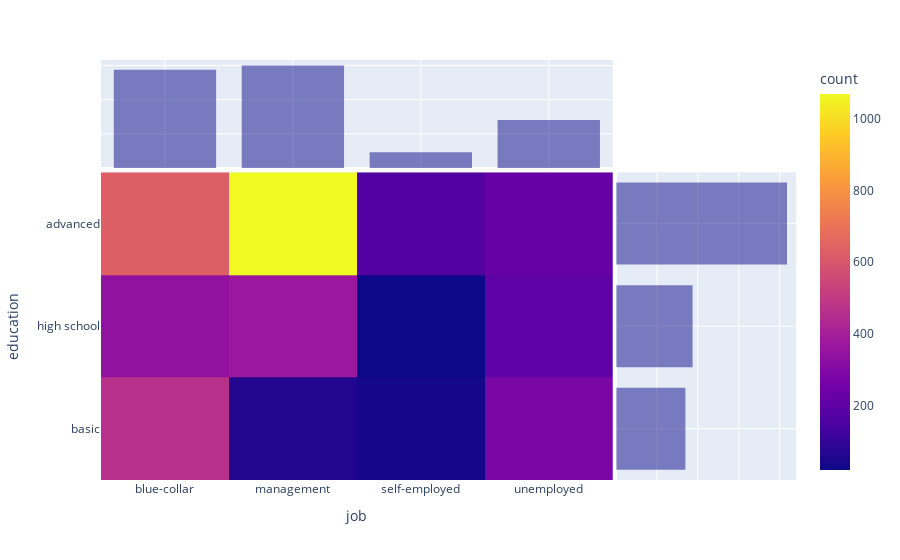

The notebook cell this image was saved under:
### Code cell
px.density_heatmap(bankData[bankData['y']==True], x="job", y="education", marginal_x="histogram", marginal_y="histogram")

### Figure 1 — Plotly figure (JSON) as saved in the notebook; plotly's stock layout.template omitted (floating-point values rounded to 4 significant figures; data arrays with more than 128 entries replaced by an {"elided": "..."} marker saying what was removed)
{"data": [{"coloraxis": "coloraxis", "hovertemplate": "job=%{x}<br>education=%{y}<br>count=%{z}<extra></extra>", "name": "", "type": "histogram2d", "x": {"elided": "3873 str values"}, "xaxis": "x", "xbingroup": "x", "y": {"elided": "3873 str values"}, "yaxis": "y", "ybingroup": "y"}, {"alignmentgroup": "True", "bingroup": "x", "hovertemplate": "job=%{x}<br>count=%{y}<extra></extra>", "legendgroup": "", "marker": {"color": "#0d0887"}, "name": "", "offsetgroup": "", "opacity": 0.5, "showlegend": false, "type": "histogram", "x": {"elided": "3873 str values"}, "xaxis": "x3", "yaxis": "y3"}, {"alignmentgroup": "True", "bingroup": "y", "hovertemplate": "education=%{y}<br>count=%{x}<extra></extra>", "legendgroup": "", "marker": {"color": "#0d0887"}, "name": "", "offsetgroup": "", "opacity": 0.5, "showlegend": false, "type": "histogram", "xaxis": "x2", "y": {"elided": "3873 str values"}, "yaxis": "y2"}], "layout": {"barmode": "overlay", "coloraxis": {"colorbar": {"title": {"text": "count"}}, "colorscale": [[0, "#0d0887"], [0.1111, "#46039f"], [0.2222, "#7201a8"], [0.3333, "#9c179e"], [0.4444, "#bd3786"], [0.5556, "#d8576b"], [0.6667, "#ed7953"], [0.7778, "#fb9f3a"], [0.8889, "#fdca26"], [1, "#f0f921"]]}, "legend": {"tracegroupgap": 0}, "margin": {"t": 60}, "xaxis": {"anchor": "y", "domain": [0, 0.7363], "title": {"text": "job"}}, "xaxis2": {"anchor": "y2", "domain": [0.7413, 1], "matches": "x2", "showgrid": true, "showline": false, "showticklabels": false, "ticks": ""}, "xaxis3": {"anchor": "y3", "domain": [0, 0.7363], "matches": "x", "showgrid": true, "showticklabels": false}, "xaxis4": {"anchor": "y4", "domain": [0.7413, 1], "matches": "x2", "showgrid": true, "showline": false, "showticklabels": false, "ticks": ""}, "yaxis": {"anchor": "x", "domain": [0, 0.7326], "title": {"text": "education"}}, "yaxis2": {"anchor": "x2", "domain": [0, 0.7326], "matches": "y", "showgrid": true, "showticklabels": false}, "yaxis3": {"anchor": "x3", "domain": [0.7426, 1], "matches": "y3", "showgrid": true, "showline": false, "showticklabels": false, "ticks": ""}, "yaxis4": {"anchor": "x4", "domain": [0.7426, 1], "matches": "y3", "showgrid": true, "showline": false, "showticklabels": false, "ticks": ""}}}
